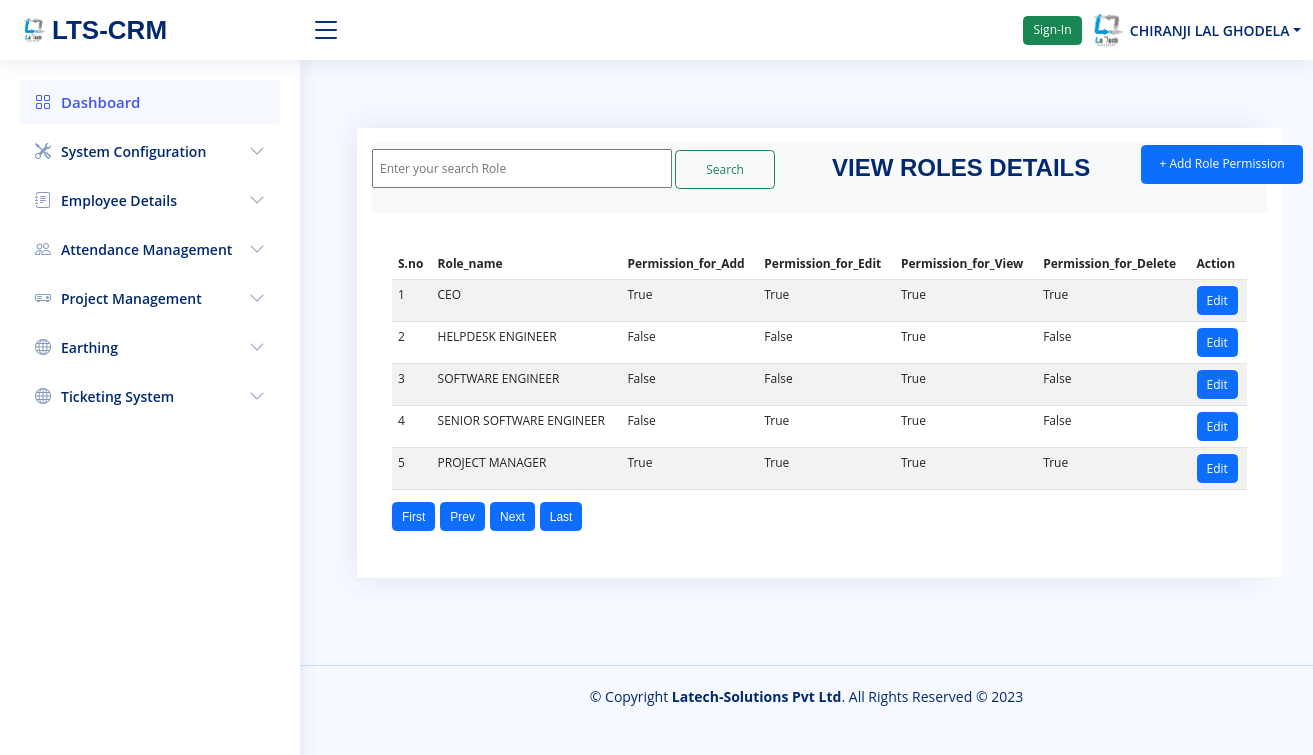
Page /PFC.php?PageName=view_role_management_system_details (signed in) on the committed database.
### tables this page shows
CREATE TABLE `roles` (
  `role_id` int(10) UNSIGNED NOT NULL,
  `role_name` varchar(50) NOT NULL,
  `permission_for_add` varchar(200) NOT NULL,
  `permission_for_edit` varchar(200) NOT NULL,
  `permission_for_view` varchar(200) NOT NULL,
  `permission_for_delete` varchar(200) NOT NULL
);

### Pages/view_role_management_system_details.php (the view, shortened to what this page needs)
<?php
    require_once 'connection.php';
    include("Pages/pagi_script.php");
?>
<main id="main" class="main">
<div class="midde_cont" style="margin-left: -28;">
  <div class="container-fluid">
<div class="row column1">
  <div class="col-md-12">
        <div class="container py-5">
            <div class="card mt-3">
                <div class="card-header"  style="margin-right:-26px">
             <nav class="navbar navbar-light bg-light">
               <form method="POST">
                <input type="text" name="searchvalue" style="margin:-25;height:39px;padding:6px;width:300px;"  placeholder="Enter your search Role" value="">
                <input class="btn btn-outline-success my-2 my-sm-0" style="margin:-25;height:39px;padding:6px;width:100px;" type="submit" name="submitsearch" value="Search">
                <button type="button" class="btn btn-primary" data-bs-toggle="modal" data-bs-target="#myModal" style="height: 39px; padding: 6px;width: 162px;margin-left: 769px;margin-top: -70px;">+ Add Role Permission</button>
                </form>
                 <h2 style="color:#012970;margin-left:460px;margin-top:-72px"><b>VIEW ROLES DETAILS</b></h2>
             </nav><br><br>
         <div class="card-body">
            <table  class="hover table table-striped" style="width:100%">
            <thead class="thead-pink" >
            <tr>
                   <th scope="col">S.no</th>
                    <th scope="col">Role_name</th>
                    <th scope="col">Permission_for_Add</th>
                    <th scope="col">Permission_for_Edit</th>
                    <th scope="col">Permission_for_View</th>
                    <th scope="col">Permission_for_Delete</th>
                    <th scope="col"><span class="actives">Action</span></th>
                  </tr>
                </thead>
                <tbody>
                <?php
                  $sql = "SELECT `role_id`,`role_name`,CASE WHEN `permission_for_add`='1' THEN 'True' WHEN `permission_for_add`='0' THEN 'False' END as `permission_for_add`, CASE WHEN `permission_for_edit`='1' THEN 'True' WHEN `permission_for_edit`='0' THEN 'False' END as `permission_for_edit`, CASE WHEN `permission_for_view`='1' THEN 'True' WHEN `permission_for_view`='0' THEN 'False' END as `permission_for_view`, CASE WHEN `permission_for_delete`='1' THEN 'True' WHEN `permission_for_delete`='0' THEN 'False' END as `permission_for_delete` FROM `roles` order by `role_id` LIMIT $offset, $no_of_records_per_page";
                  $result = $conn->query($sql);
                  if ($result->num_rows > 0)
                  {
                    $cnt=0;
                  while($row = $result->fetch_assoc())
                    {
                      ?>
                      <tr>
                         <td><?php echo ++$cnt;?></td>
                        <td><?php echo $row["role_name"];?></td>
                        <td><?php echo $row["permission_for_add"];?></td>
                        <td><?php echo $row["permission_for_edit"];?></td>
                        <td><?php echo $row["permission_for_view"];?></td>
                        <td><?php echo $row["permission_for_delete"];?></td>
                        <td><button  data-bs-toggle='modal' class='btn btn-primary editbtn'>Edit</button></td>
                      </tr>
                <?php
                    }
                  }
                  ?>
                 </tbody>
             </table>
             <?php
                 $sql1 = "SELECT * from roles";
                 echo htmlContent($conn,$sql1,$no_of_records_per_page,$offset,$pageno);
             ?>
    </div>
</main>

### assets/css/style.css (style rules this page uses)
:root { scroll-behavior: smooth; }
body { font-family: "Open Sans", sans-serif; background: #f6f9ff; color: #444444; }
h1, h2, h3, h4, h5, h6 { font-family: "Nunito", sans-serif; }
#main { margin-top: 60px; padding: 20px 30px; transition: all 0.3s; }
.card { margin-bottom: 30px; border: none; border-radius: 5px; box-shadow: 0px 0 30px rgba(1, 41, 112, 0.1); }
.card-header, .card-footer { border-color: #ebeef4; background-color: #fff; color: #798eb3; padding: 15px; }
.card-body { padding: 0 20px 20px 20px; }
@media (min-width: 1200px) { #main, #footer { margin-left: 300px; } }

### PFC.php (style rules this page uses)
html { font-size: 12px; }

### rows in the picture
roles: role_name "CEO", permission_for_add "True", permission_for_edit "True", permission_for_view "True", permission_for_delete "True"
roles: role_name "HELPDESK ENGINEER", permission_for_add "False", permission_for_edit "False", permission_for_view "True", permission_for_delete "False"
roles: role_name "SOFTWARE ENGINEER", permission_for_add "False", permission_for_edit "False", permission_for_view "True", permission_for_delete "False"
roles: role_name "SENIOR SOFTWARE ENGINEER", permission_for_add "False", permission_for_edit "True", permission_for_view "True", permission_for_delete "False"
roles: role_name "PROJECT MANAGER", permission_for_add "True", permission_for_edit "True", permission_for_view "True", permission_for_delete "True"

### other values in the picture
$_SESSION['PFC_EmpName'] "CHIRANJI LAL GHODELA"
